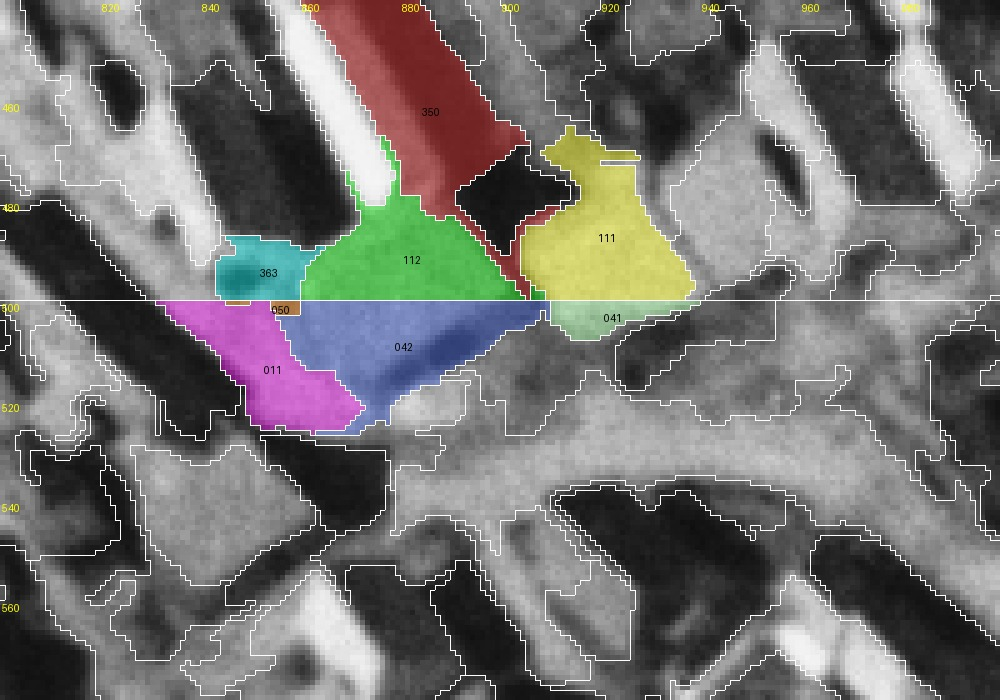
#> input picture wuensche/2026-11-18-landseg-historisch-3/einigung/runde1/abgaben/B-10/einigung_03.jpg, 1000 x 700 px, given in place of H0.png, which was not available
$ python lokal.py
#> lines starting #> are read from the running program, lines starting #| are printed output that depends on the picture
import numpy as np, tifffile, sys
from PIL import Image
B="C:/Users/Phil/Developement/Victor/daten/landseg/H0/"
im=np.array(Image.open(B+"H0.png").convert("L")).astype(float)
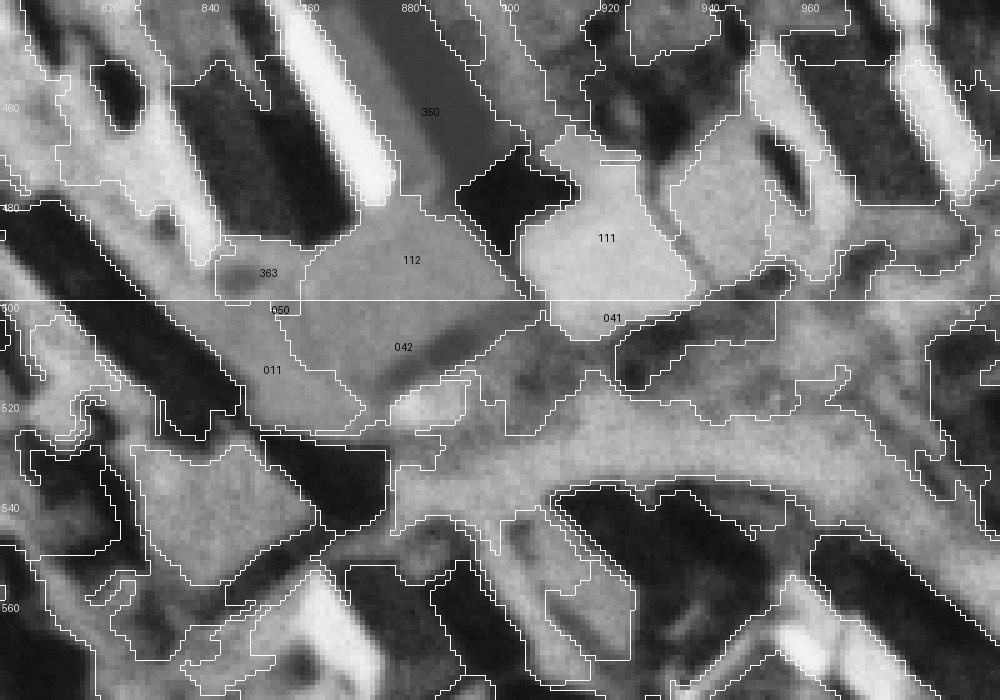
#> im: shape (700, 1000) float64; min 4, max 255, mean 114.2
L0=tifffile.imread(B+"b-kategorien-frei/r0c1/labels.tif"); L1=tifffile.imread(B+"b-kategorien-frei/r1c1/labels.tif")
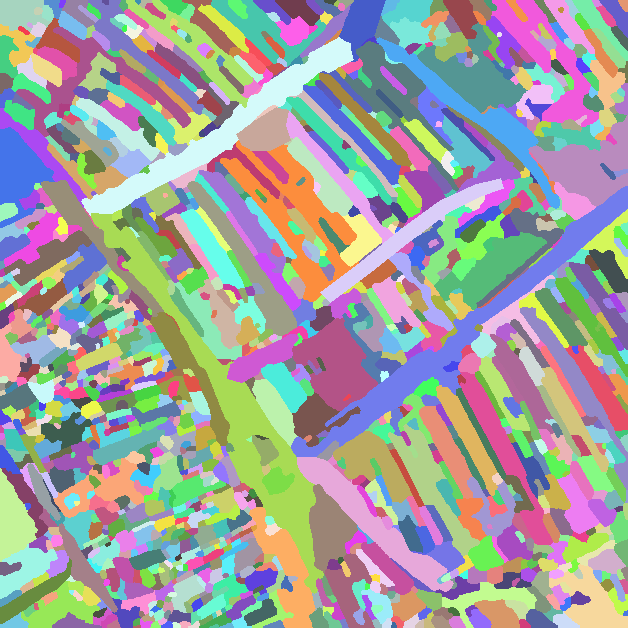
#> input picture daten/landseg/H0/a-alles-frei/abgabe/r0c1/labels.tif, 628 x 628 px, found by its file name
#> further down, L0 is the input picture: shape (628, 628) uint32; 1363 distinct labels, from 1 to 1363
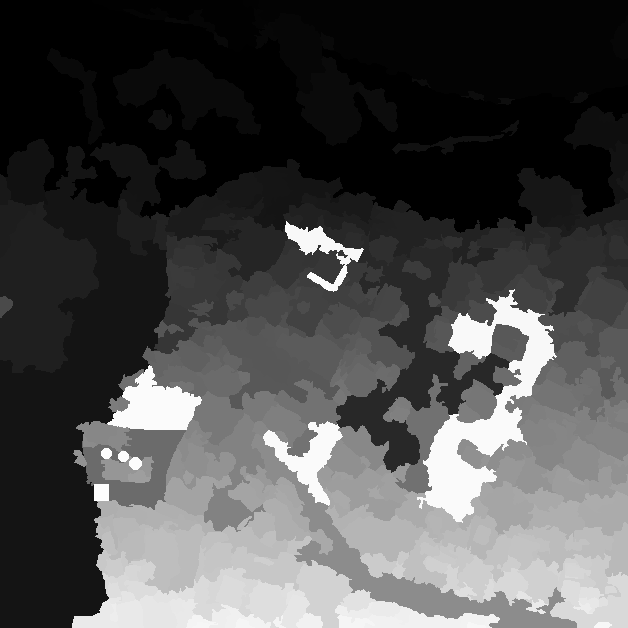
#> input picture daten/landseg/T0/fassung-c/abgabe/r1c1/labels.tif, 628 x 628 px, found by its file name
#> further down, L1 is the input picture: shape (628, 628) uint32; min 400001, max 400420, mean 400126.6
lab=np.zeros((1000,1000),np.int64)
lab[0:500,500:1000]=L0[64:564,64:564]; lab[500:1000,500:1000]=L1[64:564,64:564]
#> after `lab[0:500, 500:1000] = L0[64:564, 64:564]`:
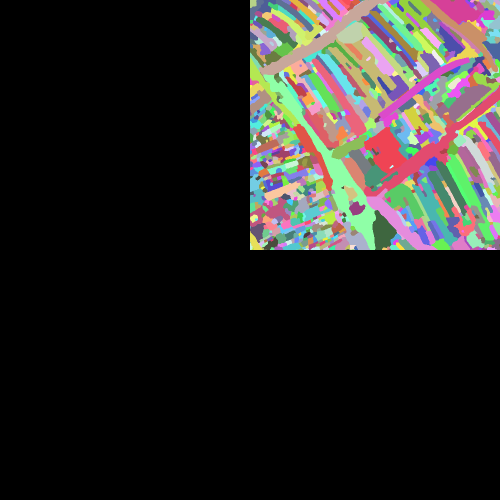
#> lab: shape (1000, 1000) int64 (shown at 1/2 size); 873 distinct labels, from 0 to 1261; one colour per label, 0 black
#> after `lab[500:1000, 500:1000] = L1[64:564, 64:564]`:
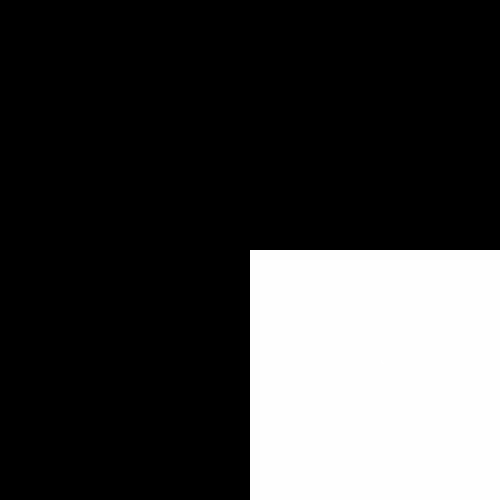
#> lab: shape (1000, 1000) int64 (shown at 1/2 size); min 0, max 400420, mean 100182.7; drawn with min black and max white
for a,b in [(200363,400011),(200363,400050),(200112,400042),(200350,400042),(200111,400042),(200111,400041),(200124,400055),(200124,400029),(200123,400029),(200110,400057),(200125,400057)]:
    for s,yr in [(a,(492,500)),(b,(500,508))]:
        m=(lab==s); m[:yr[0]]=False; m[yr[1]:]=False
#> (the run stopped early here; a loop or call above may not have finished)
